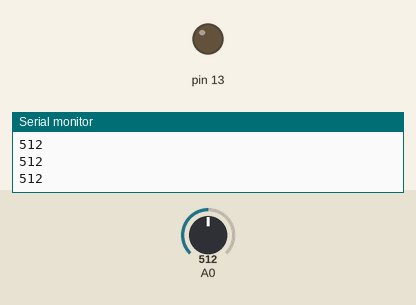
Recording of a sketch running on a simulated Arduino Uno, built with avr-gcc and run on an emulated ATmega328P. Shown: output pins drawn as LEDs (lit = HIGH), the last lines printed to the serial monitor. The test bench sets the inputs (shaded band); at power-on: A0 = 512.

Above: at 1.2 s.
1.3 s: A0 set to 489
At 2.5 s:
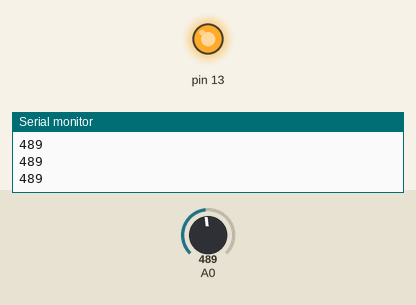
2.8 s: A0 set to 510
At 3.9 s:
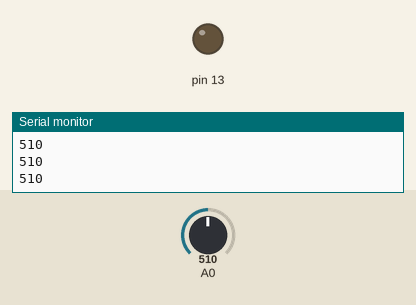
4.3 s: A0 set to 490
At 5.0 s:
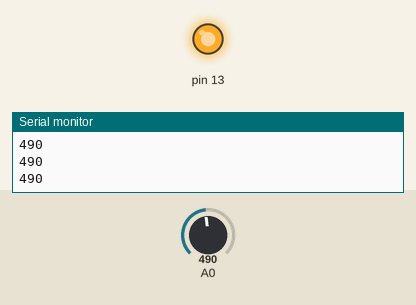
Timing chart, 0 to 7.3 s (numbered marks = the images above; inputs shaded):
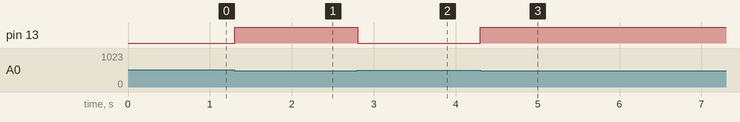

Measured:
- the behaviour switches between 500 and 499 on A0 (found by bisection; images 0 and 1)
- after the input at 1.3 s, pin 13: LOW → HIGH at once
- after the input at 2.8 s, pin 13: HIGH → LOW at once
- after the input at 4.3 s, pin 13: LOW → HIGH at once

The sketch:

sound_sensor.ino
```cpp
/*
Arduino Turn LED On/Off using Serial Commands
Created April 22, 2015
Hammad Tariq, Incubator (Pakistan)

It's a simple sketch which waits for a character on serial
and in case of a desirable character, it turns an LED on/off.

Possible string values:
a (to turn the LED on)
b (tor turn the LED off)
*/

int a;

void setup()                    // run once, when the sketch starts
{
 Serial.begin(9600);            // set the baud rate to 9600, same should be of your Serial Monitor
 pinMode(13, OUTPUT);
}

void loop()
{
  Serial.println(analogRead(A0));
a=analogRead(A0);

if(a<500){
  digitalWrite(13,HIGH);
}
else{
  digitalWrite(13,LOW);
}

}
```
